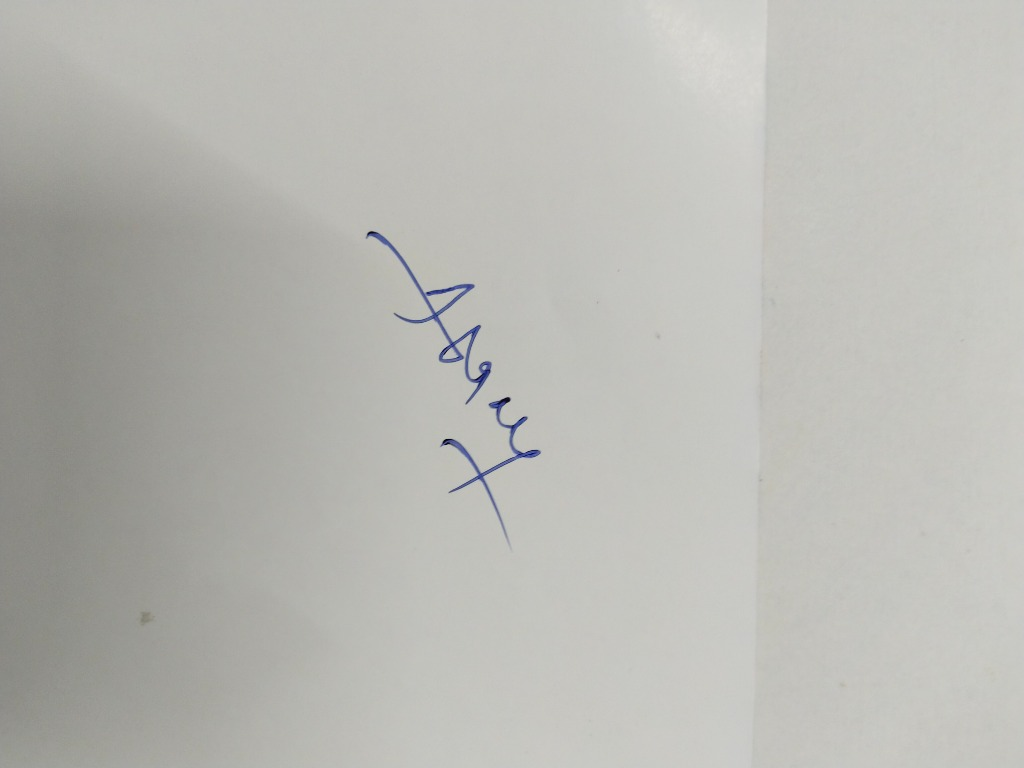
#> input picture .user_uploaded/media_1790696502167.jpg, 1024 x 768 px, found by its file name
$ python process_sig.py
#> lines starting #> are read from the running program, lines starting #| are printed output that depends on the picture
import os, base64, math
from PIL import Image, ImageEnhance

img_path = r'C:\Users\prsnl\.gemini\antigravity\brain\d1b69639-1940-4d3a-9d7d-b4963cb4837c\.user_uploaded\media_1790696502167.jpg'
out_path = r'C:\Users\prsnl\.gemini\antigravity\brain\d1b69639-1940-4d3a-9d7d-b4963cb4837c\sig_transparent.png'

# Open the image
img = Image.open(img_path).convert('RGBA')

# Looking at the preview, the signature is rotated ~90 degrees counter-clockwise or clockwise.
# Let's rotate it to be horizontal. It's written top-to-bottom in the image, so we rotate 90 degrees CCW (or 270)
# Actually, the user's name is Ramesh Alladi. The signature looks like 'Alladi R...'.
# It is written from bottom to top in the image, so we need to rotate it -90 degrees (or 270 degrees).
img = img.rotate(-75, expand=True) # Let's rotate 90 degrees to make it horizontal, wait the image is slightly diagonal, let's just do 90.
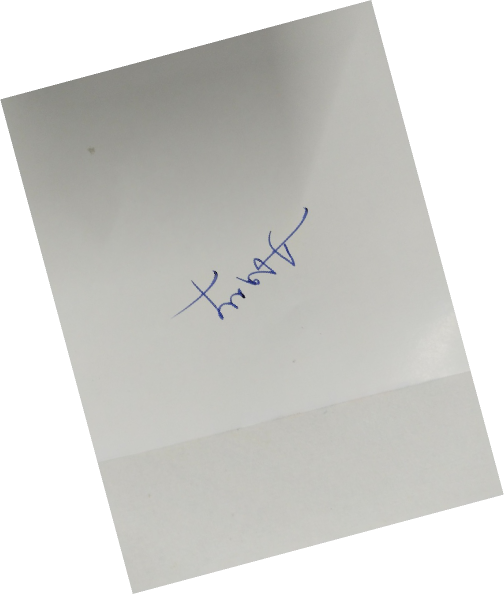
#> img: PIL image 1008x1188 RGBA (shown at 1/2 size); mean R, G, B, A 121.4, 121.3, 118, 167.5; transparent parts drawn white
img = img.rotate(-15, expand=True) # Overall -90
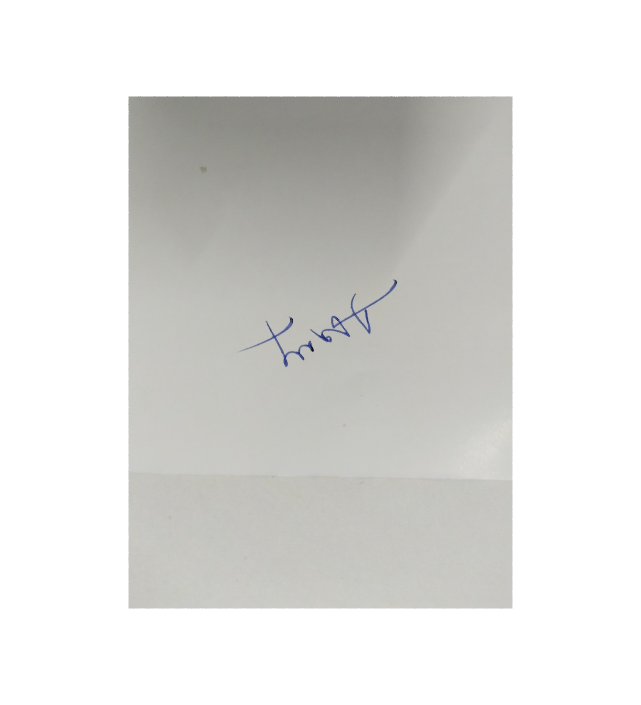
#> img: PIL image 1282x1410 RGBA (shown at 1/2 size); mean R, G, B, A 80.4, 80.4, 78.2, 110.9; transparent parts drawn white

# Increase contrast to make ink darker and paper whiter
enhancer = ImageEnhance.Contrast(img)
img = enhancer.enhance(3.0)
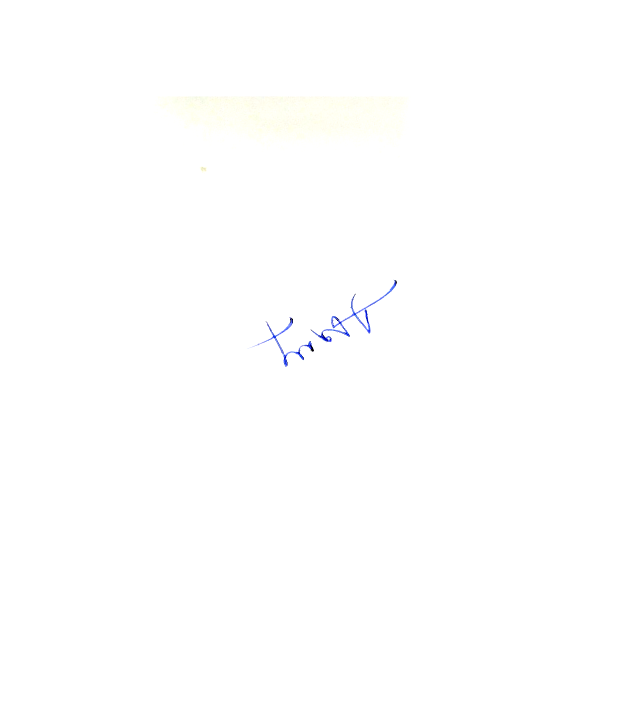
#> img: PIL image 1282x1410 RGBA (shown at 1/2 size); mean R, G, B, A 110.7, 110.7, 110.6, 110.9; transparent parts drawn white

# Make background transparent
datas = img.getdata()
new_data = []
for item in datas:
    # item is (R, G, B, A)
    # The ink is blue, so B will be higher than R and G, and overall it's darker.
    # The paper is white/gray.
    # Let's use a threshold: if it's light enough, make it transparent.
    brightness = (item[0] + item[1] + item[2]) / 3
    if brightness > 150:
        new_data.append((255, 255, 255, 0))
    else:
        # Keep the blue ink, but make it fully opaque
        new_data.append((item[0], item[1], item[2], 255))
#> after the loop, new_data = 1807620 items

img.putdata(new_data)
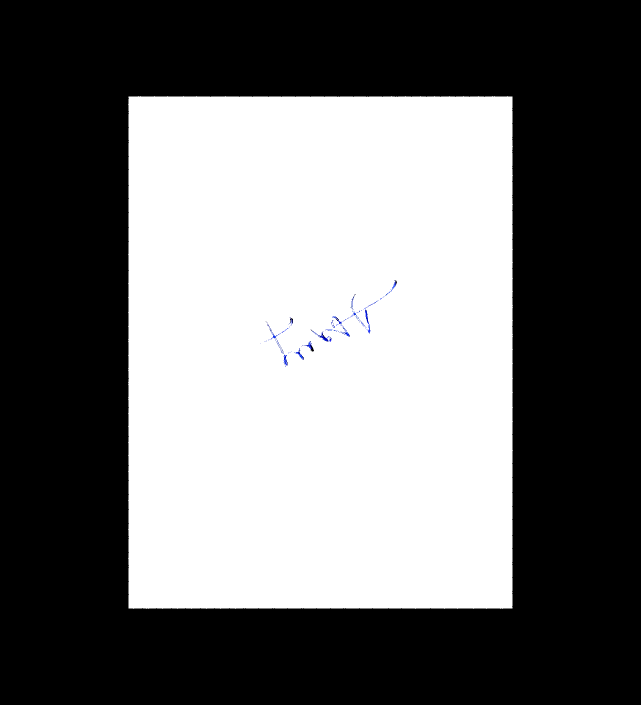
#> img: PIL image 1282x1410 RGBA (shown at 1/2 size); mean R, G, B, A 110.8, 110.8, 110.9, 144.3; transparent parts drawn white

# Auto-crop the transparent bounds
bbox = img.getbbox()
#> bbox = (0, 0, 1282, 1410)
if bbox:
    img = img.crop(bbox)

# Resize to a reasonable signature size (e.g., max height 80px)
w, h = img.size
#> w = 1282; h = 1410
new_h = 70
new_w = int(w * (new_h / h))
#> new_w = 63
img = img.resize((new_w, new_h), Image.Resampling.LANCZOS)
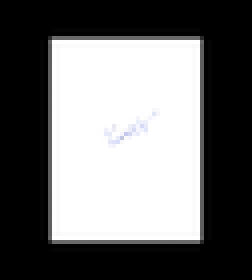
#> img: PIL image 63x70 RGBA (shown 4 times larger); mean R, G, B, A 0.7, 0.9, 3, 144.3; transparent parts drawn white

img.save(out_path, 'PNG')

# Encode to base64
with open(out_path, 'rb') as f:
    b64 = base64.b64encode(f.read()).decode('utf-8')

# Inject into HTML
html_path = r'C:\Users\prsnl\.gemini\antigravity\brain\d1b69639-1940-4d3a-9d7d-b4963cb4837c\IIC_Certificate_Generator.html'
#> (the run stopped early here; a loop or call above may not have finished)

$ run again, with .user_uploaded/media_1787475810550.png saved as .user_uploaded/media_1790696502167.jpg
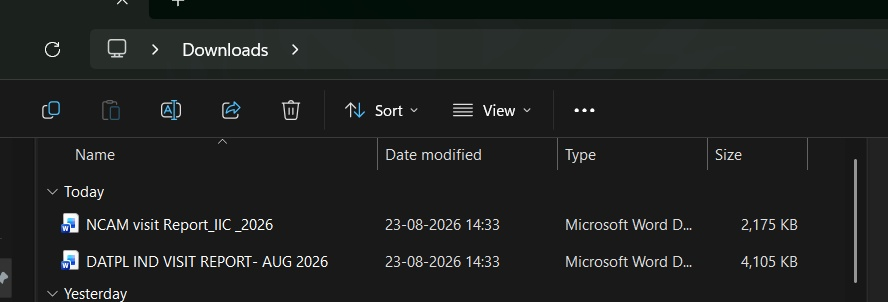
#> input picture .user_uploaded/media_1787475810550.png, 888 x 302 px, found by its file name
#> `img = enhancer.enhance(3.0)`:
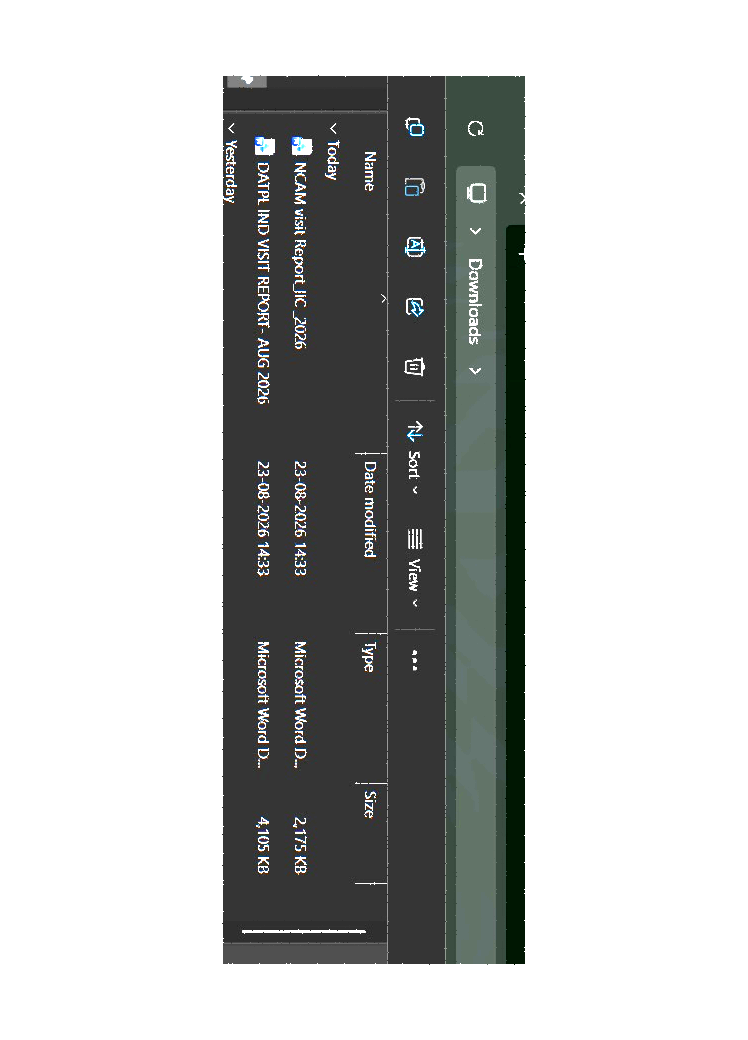
#> img: PIL image 748x1040 RGBA; mean R, G, B, A 22, 23.8, 22.8, 87.9; transparent parts drawn white
#> after the loop `for item in datas:`: new_data = 777920 items
#> bbox = (0, 0, 748, 1040)
#> `img = img.resize((new_w, new_h), Image.Resampling.LANCZOS)`:
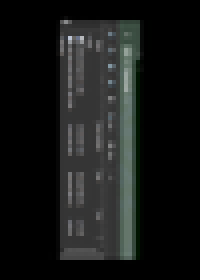
#> img: PIL image 50x70 RGBA (shown 4 times larger); mean R, G, B, A 19.8, 21.5, 20.5, 251.3; transparent parts drawn white
